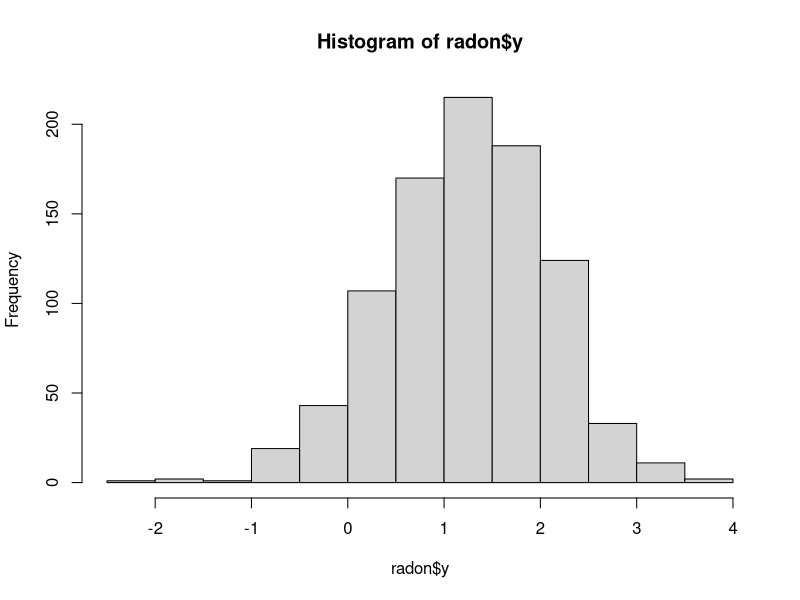
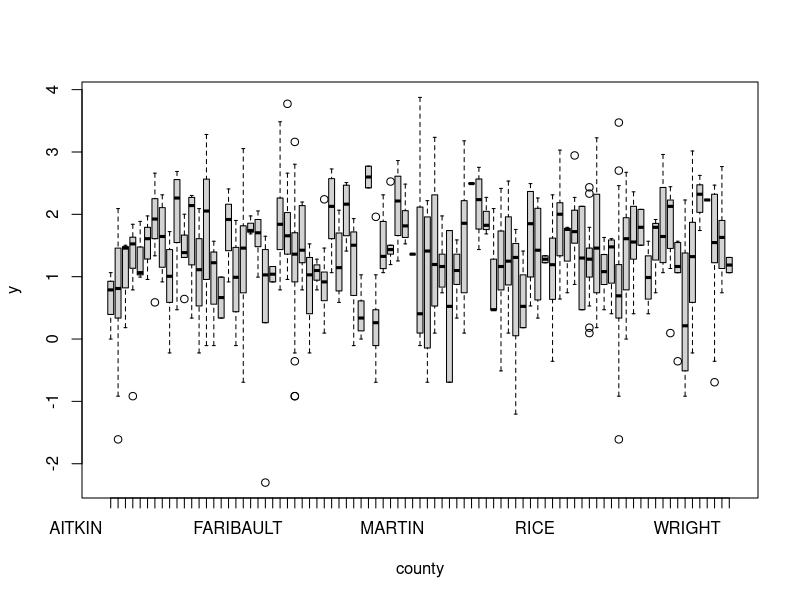
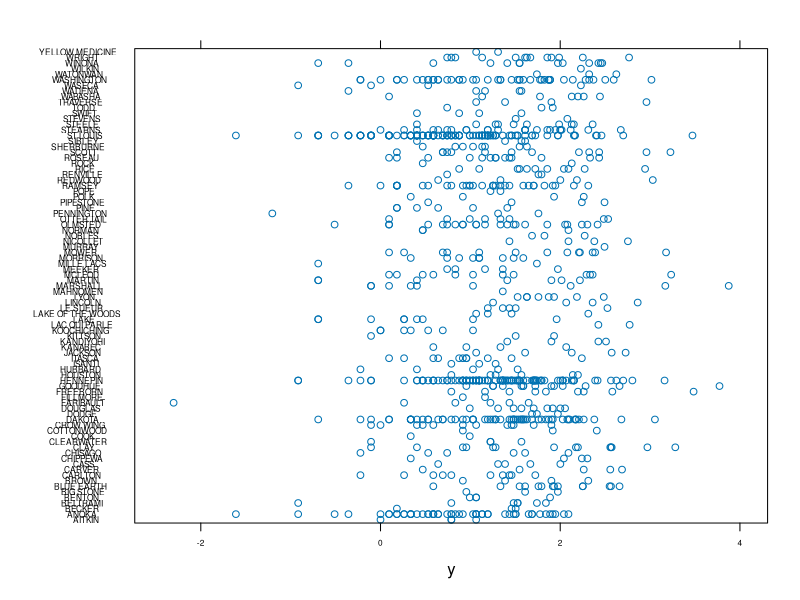

These figures' R source, in order: (Note: this script raises an error after producing the figures.)
# Script for Class 5
# PLS 298 F2019
# Andrew Latimer

library(arm) # library associated with Gelman & Hill book 
library(lme4)
library(lattice)
library(dplyr)

### Part 1: Grouping structure in data ####
#          Comparing complete pooling and no-pooling models

# This examples uses the radon data set from Gelman & Hill. This data set contains radon measurements from houses in 85 counties in Minnesota.
# The variables in the data set are: 
# y = log-transformed radon measurement
# x = where the measurement was taken (0 = basement, 1 = ground floor)
# county = county in which house is located

radon <- read.csv("radon.csv")

# A couple things to take a look at the data
hist(radon$y)
boxplot(y~county, radon)
stripplot(county~y, data=radon, scales=list(cex=0.5))
# what does this tell us about where the variation is (within counties? among counties?). What does it reveal about the sample sizes?  
# more variation within than between counties
# there are some counties that have far greater sample sizes

# To look at the distribution of sample sizes for all the counties, we could do this:
hist(tabulate(radon$county), col="ivory1")
# Or this as a more community-ecology oriented display:
plot(rev(sort(tabulate(radon$county))), ylab="Sample size", xlab="County ranked by sample size", pch=16, col="darkgoldenrod2")
# Is the sampling balanced? 
# no

# Let's compare alternative ways to analyze these data:
# a) complete pooling, no grouping variable (just ignore the fact there are groups)

m1 <- lm(y~x, radon)
display(m1)
# more radon in the basement (neg correl b/w radon meas & floor 0/1)

# We can check out the residuals to see if there's any obvious structure in them:
plot(resid(m1), pch=16, col="cadetblue4")
boxplot(resid(m1)~county, data=radon)
# It's hard to see because there are so many counties, but looks like there is county-related variation in the residuals. So we should take this into account somehow. 

# b) No-pooling model -- with a categorical variable for county.
#     This is not pooling because effects are estimated separately for each county. 

m2 <- lm(y~x+county, radon)
summary(m2)
display(m2)
# This is clearly a better-fitting model. Some of the county basement radon estimates (intercept plus county effect) are large and significant, though most are not.
plot(coef(m2))
# One thing to notice is that some of the biggest estimated county effects are from counties with small sample sizes. County "LAC QUI PARLE" with the largest coefficient has only 2 data points! 
grep("LAC QUI PARLE", radon$county)
# or maybe more usefully: 
sort(table(radon$county))
# So the county effects, though they might come out as statistically significant, aren't very confidence inspiring. Gelman and Hill comment that they are effectively overfitted. 

# One illustration of this is to compare effect sizes to sample sizes. Would you expect estimated effect sizes to be related to sample size? How and why? 
samplesize <- tabulate(radon$county)
m2.coef <- coef(m2)
m2.coef
effectsize <- c(0, m2.coef[3:86]) + m2.coef[1] # extract the effect sizes for the levels of categorical variable "county", tacking on a 0 because (in lm and lmer) the first county is by default used as the base level against which the other levels are contrasted. 
plot(samplesize, effectsize)
# This kind of plot is sometimes called a "funnel plot" because of the shape. In general, unusually large effect sizes tend to be associated with small sample sizes. This has caused problems for many fields in which sample sizes tend to be small, including notoriously psychology, but also ecology.


# c) Random effects model as a compromise between pooling and no-pooling estimates. 
m3 <- lmer(y~x+(1|county), data=radon)

# compare the effects for county in this model
ranefsize <- coef(m3)$county$`(Intercept)` # extract the coefficient values from the fitted mixed-effects model object
plot(effectsize, ylim=c(0, 3), pch=16, col="darkgray") # plot the coefficients for county from the fixed-effects model (the no-pooling model above) 
points(ranefsize, pch=16, col="orange")
abline(fixef(m3)[1], 0, lty=2) # add a line at the overall mean radon level
# What is the pattern here, when you compare the gray to the orange points? 

# Does the degree of "shrinkage" depend on sample size? 
effect.diff <- abs(effectsize-ranefsize)
plot(samplesize, effect.diff, ylab="amount of shrinkage", xlab="sample size", pch=16, col="slateblue")
# What does this plot show?




##### Part 2: Using random effects to account for grouping/nonindependence in data ####

char = read.table("charheightdatav2.txt", header=T)

# In this data set there are measurements of char heights measured on tree trunks after fire. The data are all from the same fire, but were collected at plots grouped into transects.In other words, the individual plots weren't placed at random around the fire. The locations of the transects was randomized.
# The variables are: 
# CharHt = Char height in meters, an indicator of fire intensity
# Transect = categorical transect ID
# Steepness = steepness of the slope of the terrain at each plot, centered and scaled
# Treated = whether the forest had been thinned before it burned (we can ignore this for now)

# For this example, let's look just at a single fire: 
char <- filter(char, Fire == 1) 

# Is there a relationship betwen char height and slope steepness? 
plot(CharHt~Steepness, char)
xyplot(CharHt~Steepness|Transect, char)

# If you fit a model without including information about Transects, do you see obvious structure in the residuals? 

# What random effects structure would you use to model the relationship between steepness and char height?

# Does adding random effects to account for grouping in the data change the estimate of the effect of steepness? How many standard errors the steepness parameter is away from 0? 

# How much of the variation in individual char height measurements 
#   corresponds to differences among transects, versus within transects?
#   See G&H page 258.
